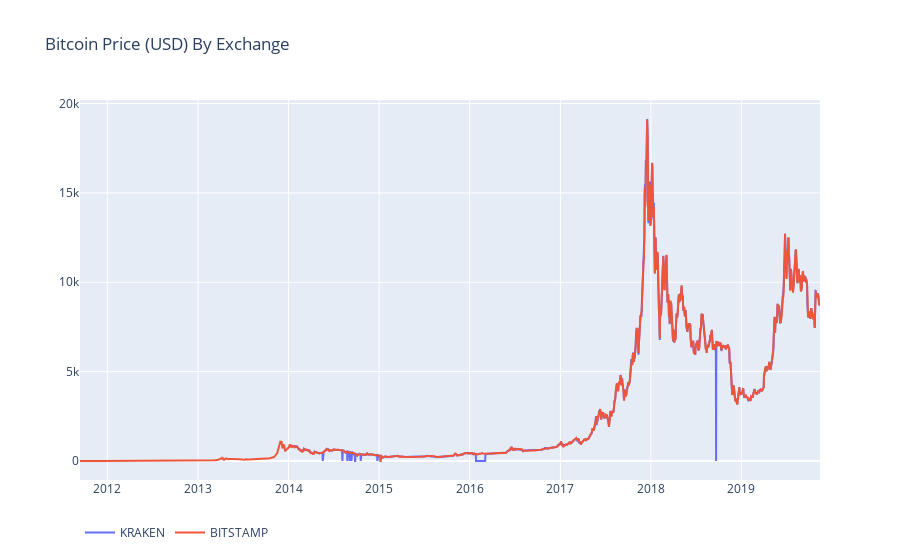

Notebook code for this chart:
### Markdown cell above
## Visualize

### Code cell
def df_scatter(df, title, seperate_y_axis=False, y_axis_label='', scale='linear', initial_hide=False):
    '''Generate a scatter plot of the entire dataframe'''
    label_arr = list(df)
    series_arr = list(map(lambda col: df[col], label_arr))
    
    layout = go.Layout(
        title=title,
        legend=dict(orientation="h"),
        xaxis=dict(type='date'),
        yaxis=dict(
            title=y_axis_label,
            showticklabels= not seperate_y_axis,
            type=scale
        )
    )
    
    y_axis_config = dict(
        overlaying='y',
        showticklabels=False,
        type=scale )
    
    visibility = True
    if initial_hide:
        visibility = 'legendonly'
        
    # Form Trace For Each Series
    trace_arr = []
    for index, series in enumerate(series_arr):
        trace = go.Scatter(
            x=series.index, 
            y=series, 
            name=label_arr[index],
            visible=visibility
        )
        
        # Add seperate axis for the series
        if seperate_y_axis:
            trace['yaxis'] = 'y{}'.format(index + 1)
            layout['yaxis{}'.format(index + 1)] = y_axis_config    
        trace_arr.append(trace)

    fig = go.Figure(data=trace_arr, layout=layout)
    py.iplot(fig)
    
# Plot all of the BTC exchange prices
df_scatter(btc_usd_datasets, 'Bitcoin Price (USD) By Exchange')

### Figure 1 — Plotly figure (JSON) as saved in the notebook; plotly's stock layout.template omitted (floating-point values rounded to 4 significant figures; data arrays with more than 128 entries replaced by an {"elided": "..."} marker saying what was removed)
{"data": [{"name": "KRAKEN", "type": "scatter", "visible": true, "x": {"elided": "2985 str values"}, "y": {"elided": "2985 float values"}}, {"name": "BITSTAMP", "type": "scatter", "visible": true, "x": {"elided": "2985 str values"}, "y": {"elided": "2985 float values"}}], "layout": {"legend": {"orientation": "h"}, "title": {"text": "Bitcoin Price (USD) By Exchange"}, "xaxis": {"type": "date"}, "yaxis": {"showticklabels": true, "title": {"text": ""}, "type": "linear"}}}
